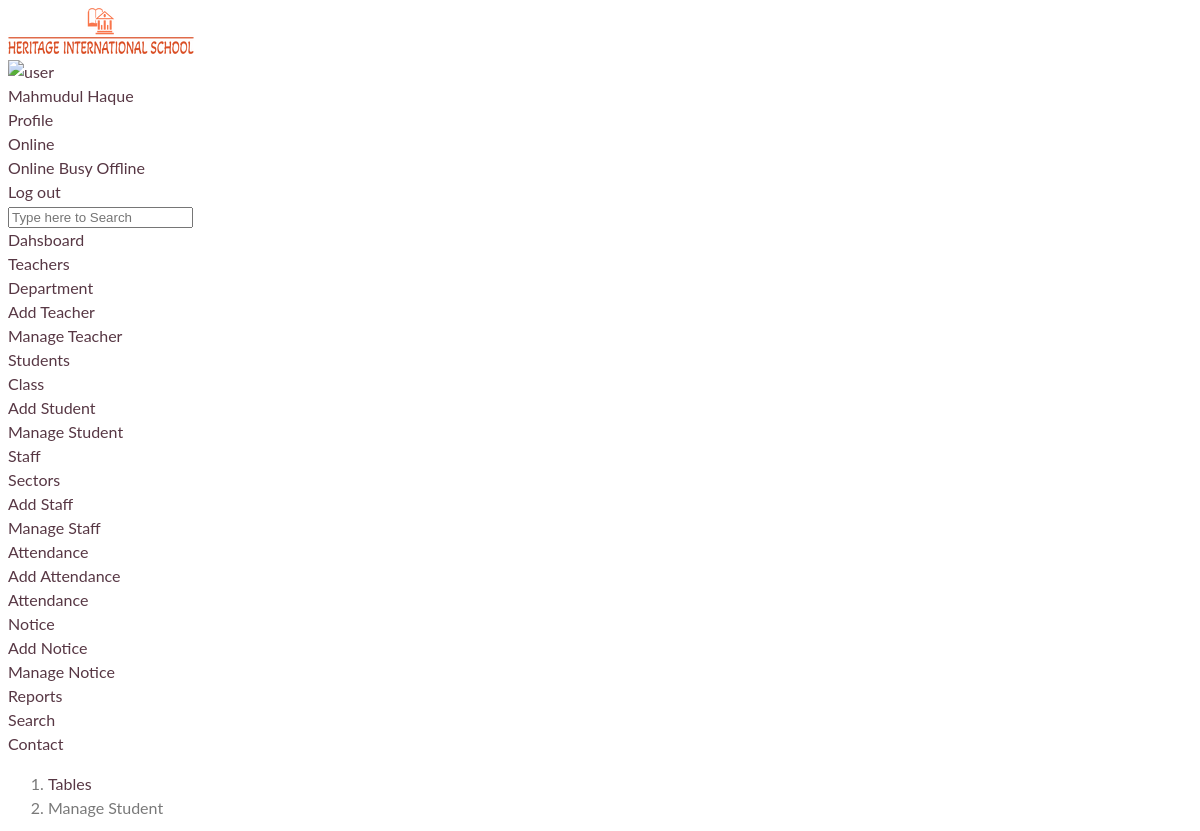
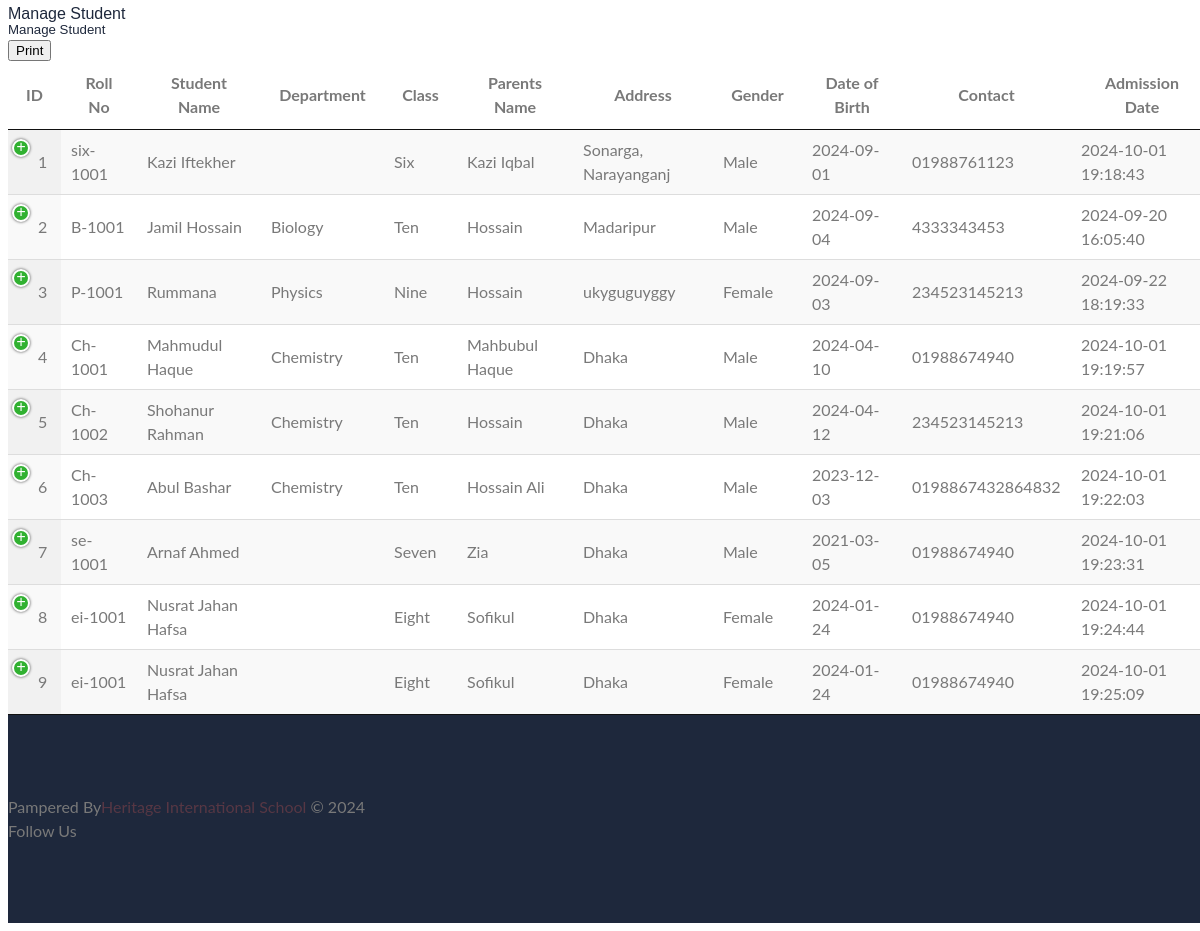
The app's page /Admin/manage_student.php (signed in) with its own data (2 pictures, top to bottom).
### tables this page shows
CREATE TABLE `students` (
  `id` int(11) NOT NULL,
  `roll_no` varchar(20) NOT NULL,
  `name` varchar(50) NOT NULL,
  `parents_name` varchar(50) NOT NULL,
  `photo` varchar(50) NOT NULL,
  `department` varchar(50) NOT NULL,
  `class` varchar(30) NOT NULL,
  `gender` enum('Male','Female') NOT NULL,
  `dob` date DEFAULT NULL,
  `contact_no` varchar(20) NOT NULL,
  `address` varchar(100) NOT NULL,
  `email` varchar(100) NOT NULL,
  `password` char(32) NOT NULL,
  `creationDate` timestamp NOT NULL DEFAULT current_timestamp() ON UPDATE current_timestamp(),
  `updationDate` timestamp NULL DEFAULT NULL
);

### Admin/manage_student.php (the view, shortened to what this page needs)
<!DOCTYPE html>
<html lang="en">
<head>
    <link href="vendors/datatables.net-dt/css/jquery.dataTables.min.css" rel="stylesheet" type="text/css" />
    <link href="vendors/datatables.net-responsive-dt/css/responsive.dataTables.min.css" rel="stylesheet" type="text/css" />
    <link href="vendors/jquery-toggles/css/toggles.css" rel="stylesheet" type="text/css">
    <link href="vendors/jquery-toggles/css/themes/toggles-light.css" rel="stylesheet" type="text/css">
    <link href="dist/css/style.css" rel="stylesheet" type="text/css">
</head>
<body>
	<div class="hk-wrapper hk-vertical-nav">
        <?php include "parts/top_navbar.php" ?>
        <?php include "parts/vertical_nav.php" ?>
        <div class="hk-pg-wrapper">
            <nav class="hk-breadcrumb" aria-label="breadcrumb">
                <ol class="breadcrumb breadcrumb-light bg-transparent">
                    <li class="breadcrumb-item"><a href="#">Tables</a></li>
                    <li class="breadcrumb-item active" aria-current="page">Manage Student</li>
                </ol>
            </nav>
            <div class="container-fluid">
                <div class="hk-pg-header">
                    <h4 class="hk-pg-title"><span class="pg-title-icon"><span class="feather-icon"><i data-feather="database"></i></span></span>Manage Student</h4>
                </div>
                <div class="row">
                    <div class="col-xl-12">
                        <section class="hk-sec-wrapper">
                            <h5 class="hk-sec-title">Manage Student</h5>
                            <div class="row">
                                <div class="col-sm">
                                    <div class="table-wrap">
                                    <?php
                                        include_once "dbconfig.php";
                                        $sql = $db->query("SELECT * FROM students");
                                        $sn = 1;
                                    ?>
                                        <table id="datable_3" class="table table-neon text-default w-100 display">
                                            <thead>
                                                <tr>
                                                    <th>ID</th>
                                                    <th>Roll No</th>
                                                    <th>Student Name</th>
                                                    <th>Department</th>
                                                    <th>Class</th>
                                                    <th>Parents Name</th>
                                                    <th>Address</th>
                                                    <th>Gender</th>
                                                    <th>Date of Birth</th>
                                                    <th>Contact</th>
                                                    <th>Admission Date</th>
                                                </tr>
                                            </thead>
                                            <tbody>
                                            <?php while($row = $sql->fetch_assoc()){ ?>
                                                <tr>
                                                    <td><?php echo $sn ?></td>
                                                    <td><?php echo $row['roll_no'] ?></td>
                                                    <td><?php echo $row['name'] ?></td>
                                                    <td><?php echo $row['department'] ?></td>
                                                    <td><?php echo $row['class'] ?></td>
                                                    <td><?php echo $row['parents_name'] ?></td>
                                                    <td><?php echo $row['address'] ?></td>
                                                    <td><?php echo $row['gender'] ?></td>
                                                    <td><?php echo $row['dob'] ?></td>
                                                    <td><?php echo $row['contact_no'] ?></td>
                                                    <td><?php echo $row['creationDate'] ?></td>
                                                </tr>
                                            <?php
                                            $sn++;
                                            }
                                            ?>
                                            </tbody>
                                        </table>
                                    </div>
                                </div>
                            </div>
                        </section>
                    </div>
                </div>
            </div>
            <?php include "parts/footer.php" ?>
        </div>
    </div>
</body>
</html>

### records on screen
students: roll_no "six-1001", name "Kazi Iftekher", class "Six", parents_name "Kazi Iqbal", address "Sonarga, Narayanganj", gender "Male", dob "2024-09-01", contact_no "01988761123", creationDate "2024-10-01 19:18:43"
students: roll_no "B-1001", name "Jamil Hossain", department "Biology", class "Ten", parents_name "Hossain", address "Madaripur", gender "Male", dob "2024-09-04", contact_no "4333343453", creationDate "2024-09-20 16:05:40"
students: roll_no "P-1001", name "Rummana", department "Physics", class "Nine", parents_name "Hossain", address "ukyguguyggy", gender "Female", dob "2024-09-03", contact_no "234523145213", creationDate "2024-09-22 18:19:33"
students: roll_no "Ch-1001", name "Mahmudul Haque", department "Chemistry", class "Ten", parents_name "Mahbubul Haque", address "Dhaka", gender "Male", dob "2024-04-10", contact_no "01988674940", creationDate "2024-10-01 19:19:57"
students: roll_no "Ch-1002", name "Shohanur Rahman", department "Chemistry", class "Ten", parents_name "Hossain", address "Dhaka", gender "Male", dob "2024-04-12", contact_no "234523145213", creationDate "2024-10-01 19:21:06"
students: roll_no "Ch-1003", name "Abul Bashar", department "Chemistry", class "Ten", parents_name "Hossain Ali", address "Dhaka", gender "Male", dob "2023-12-03", contact_no "0198867432864832", creationDate "2024-10-01 19:22:03"
students: roll_no "se-1001", name "Arnaf Ahmed", class "Seven", parents_name "Zia", address "Dhaka", gender "Male", dob "2021-03-05", contact_no "01988674940", creationDate "2024-10-01 19:23:31"
students: roll_no "ei-1001", name "Nusrat Jahan Hafsa", class "Eight", parents_name "Sofikul", address "Dhaka", gender "Female", dob "2024-01-24", contact_no "01988674940", creationDate "2024-10-01 19:24:44"
students: roll_no "ei-1001", name "Nusrat Jahan Hafsa", class "Eight", parents_name "Sofikul", address "Dhaka", gender "Female", dob "2024-01-24", contact_no "01988674940", creationDate "2024-10-01 19:25:09"

### other values on screen
$_SESSION['name'] "Mahmudul Haque"
